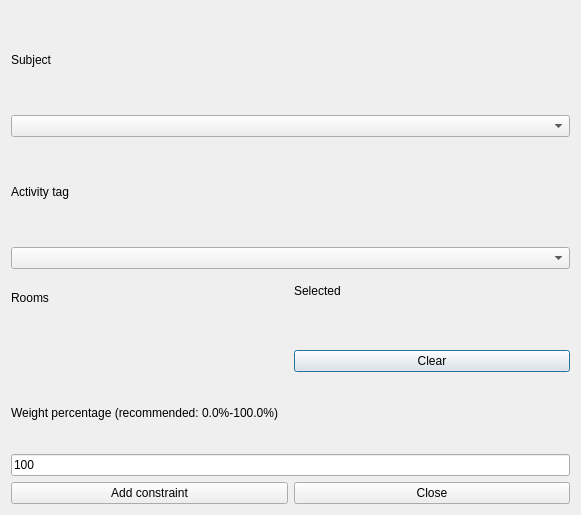
<?xml version="1.0" encoding="UTF-8"?>
<ui version="4.0">
 <class>AddConstraintSubjectActivityTagPreferredRoomsForm_template</class>
 <widget class="QDialog" name="AddConstraintSubjectActivityTagPreferredRoomsForm_template">
  <property name="geometry">
   <rect>
    <x>0</x>
    <y>0</y>
    <width>581</width>
    <height>515</height>
   </rect>
  </property>
  <property name="windowTitle">
   <string extracomment="This is the title of the dialog to add a new constraint of this type">Add subject activity tag preferred rooms</string>
  </property>
  <layout class="QGridLayout" name="gridLayout">
   <item row="0" column="0" colspan="2">
    <widget class="QLabel" name="subjectsTextLabel">
     <property name="text">
      <string>Subject</string>
     </property>
     <property name="wordWrap">
      <bool>false</bool>
     </property>
    </widget>
   </item>
   <item row="1" column="0" colspan="2">
    <widget class="QComboBox" name="subjectsComboBox"/>
   </item>
   <item row="2" column="0" colspan="2">
    <widget class="QLabel" name="subjectsTextLabel_2">
     <property name="text">
      <string>Activity tag</string>
     </property>
     <property name="wordWrap">
      <bool>false</bool>
     </property>
    </widget>
   </item>
   <item row="3" column="0" colspan="2">
    <widget class="QComboBox" name="activityTagsComboBox"/>
   </item>
   <item row="4" column="0">
    <layout class="QVBoxLayout">
     <item>
      <widget class="QLabel" name="roomsTextLabel">
       <property name="frameShape">
        <enum>QFrame::NoFrame</enum>
       </property>
       <property name="frameShadow">
        <enum>QFrame::Plain</enum>
       </property>
       <property name="text">
        <string>Rooms</string>
       </property>
       <property name="wordWrap">
        <bool>false</bool>
       </property>
      </widget>
     </item>
     <item>
      <widget class="Q3ListBox" name="roomsListBox">
       <item>
        <property name="text">
         <string>New Item</string>
        </property>
       </item>
      </widget>
     </item>
    </layout>
   </item>
   <item row="4" column="1">
    <layout class="QVBoxLayout" name="verticalLayout">
     <item>
      <widget class="QLabel" name="selectedRoomsTextLabel">
       <property name="frameShape">
        <enum>QFrame::NoFrame</enum>
       </property>
       <property name="frameShadow">
        <enum>QFrame::Plain</enum>
       </property>
       <property name="text">
        <string comment="It refers to a list of selected rooms">Selected</string>
       </property>
       <property name="wordWrap">
        <bool>false</bool>
       </property>
      </widget>
     </item>
     <item>
      <widget class="Q3ListBox" name="selectedRoomsListBox">
       <item>
        <property name="text">
         <string>New Item</string>
        </property>
       </item>
      </widget>
     </item>
     <item>
      <widget class="QPushButton" name="clearPushButton">
       <property name="text">
        <string>Clear</string>
       </property>
      </widget>
     </item>
    </layout>
   </item>
   <item row="5" column="0" colspan="2">
    <layout class="QVBoxLayout">
     <item>
      <widget class="QLabel" name="weightTextLabel">
       <property name="frameShape">
        <enum>QFrame::NoFrame</enum>
       </property>
       <property name="frameShadow">
        <enum>QFrame::Plain</enum>
       </property>
       <property name="text">
        <string>Weight percentage (recommended: 0.0%-100.0%)</string>
       </property>
       <property name="wordWrap">
        <bool>false</bool>
       </property>
      </widget>
     </item>
     <item>
      <widget class="QLineEdit" name="weightLineEdit">
       <property name="text">
        <string>100</string>
       </property>
      </widget>
     </item>
    </layout>
   </item>
   <item row="6" column="0" colspan="2">
    <layout class="QHBoxLayout">
     <item>
      <widget class="QPushButton" name="addConstraintPushButton">
       <property name="text">
        <string>Add constraint</string>
       </property>
      </widget>
     </item>
     <item>
      <widget class="QPushButton" name="closePushButton">
       <property name="text">
        <string>Close</string>
       </property>
      </widget>
     </item>
    </layout>
   </item>
  </layout>
 </widget>
 <layoutdefault spacing="6" margin="11"/>
 <customwidgets>
  <customwidget>
   <class>Q3Frame</class>
   <extends>QFrame</extends>
   <header>Qt3Support/Q3Frame</header>
   <container>1</container>
  </customwidget>
  <customwidget>
   <class>Q3ListBox</class>
   <extends>Q3Frame</extends>
   <header>q3listbox.h</header>
  </customwidget>
 </customwidgets>
 <tabstops>
  <tabstop>subjectsComboBox</tabstop>
  <tabstop>activityTagsComboBox</tabstop>
  <tabstop>roomsListBox</tabstop>
  <tabstop>selectedRoomsListBox</tabstop>
  <tabstop>weightLineEdit</tabstop>
  <tabstop>addConstraintPushButton</tabstop>
  <tabstop>closePushButton</tabstop>
 </tabstops>
 <resources/>
 <connections/>
</ui>
